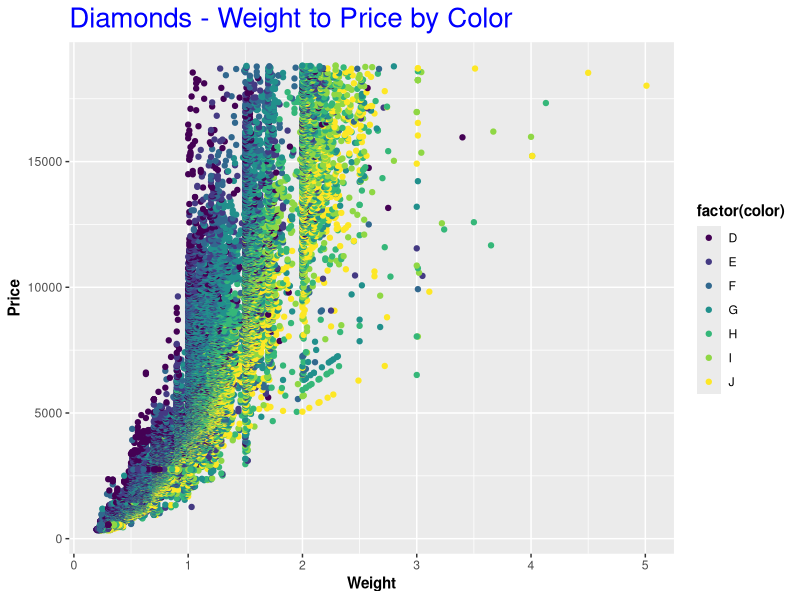
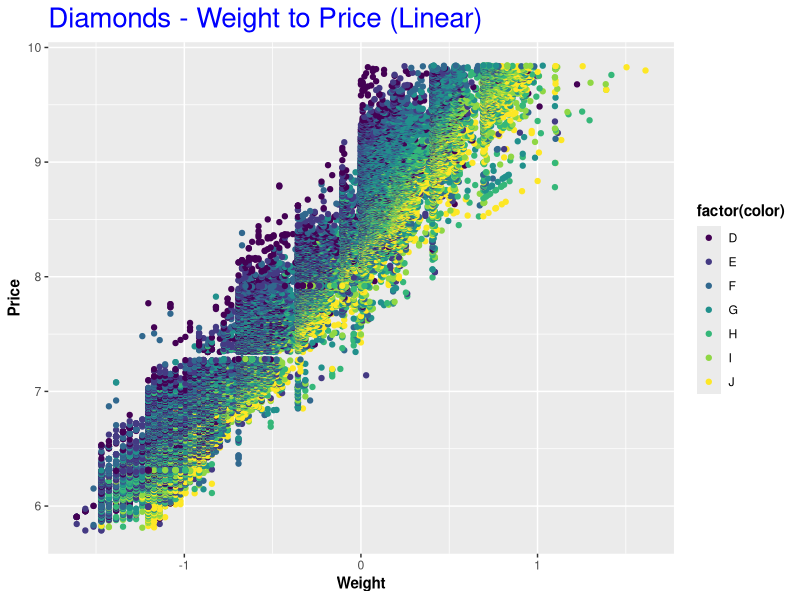
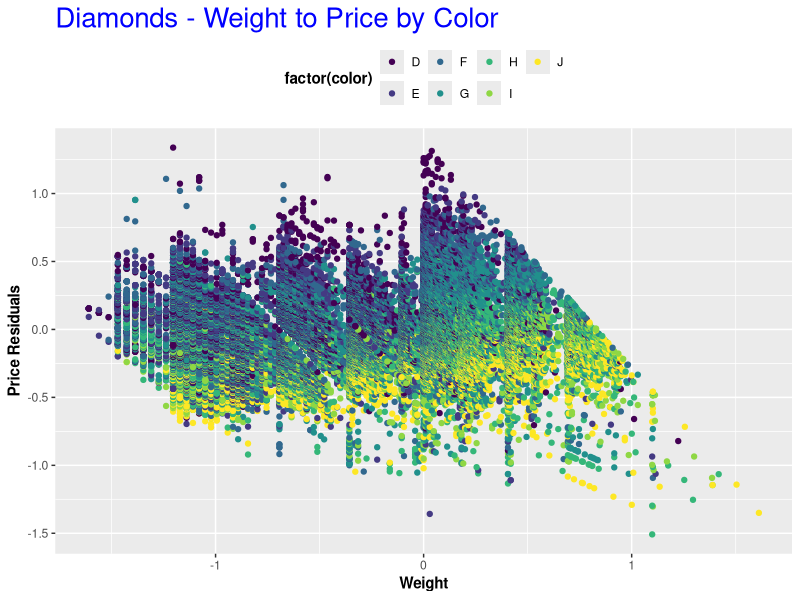
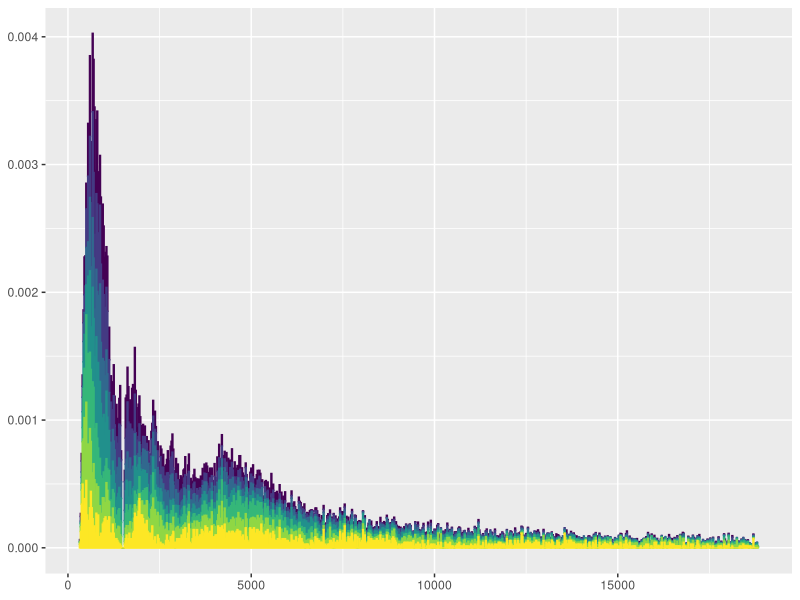
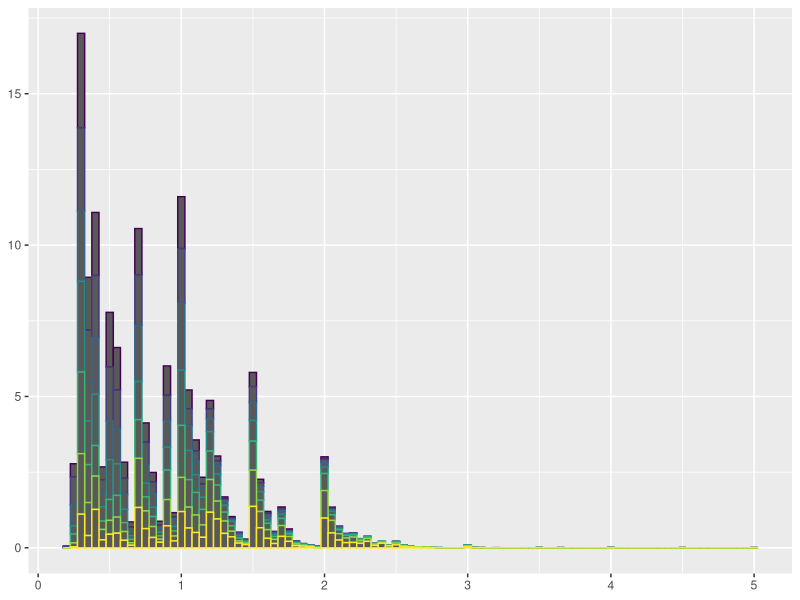
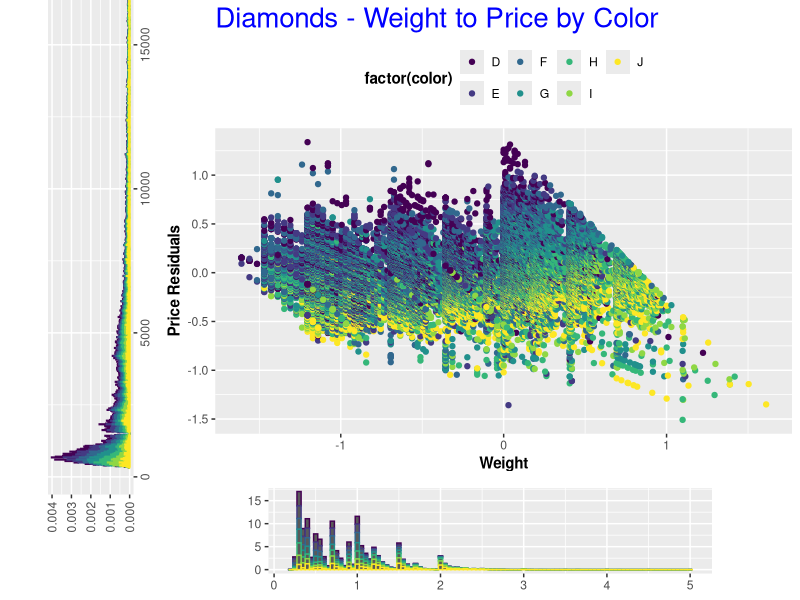
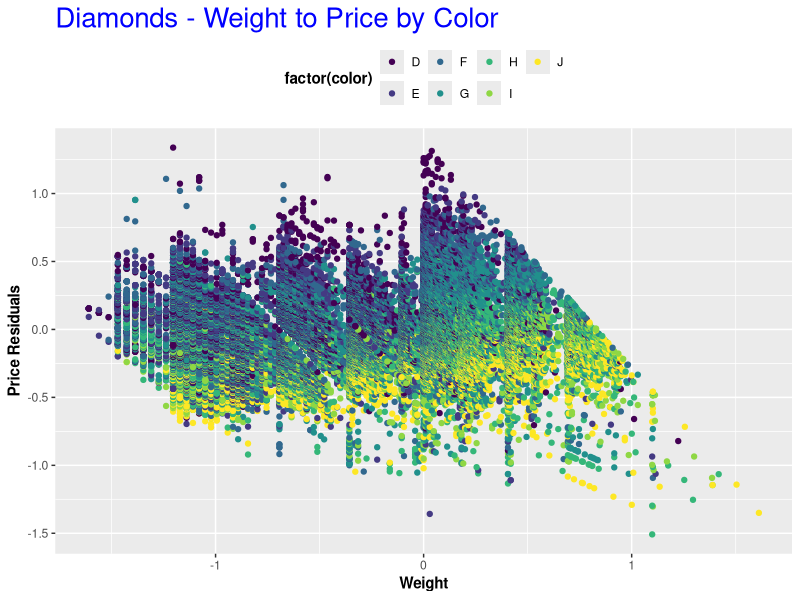
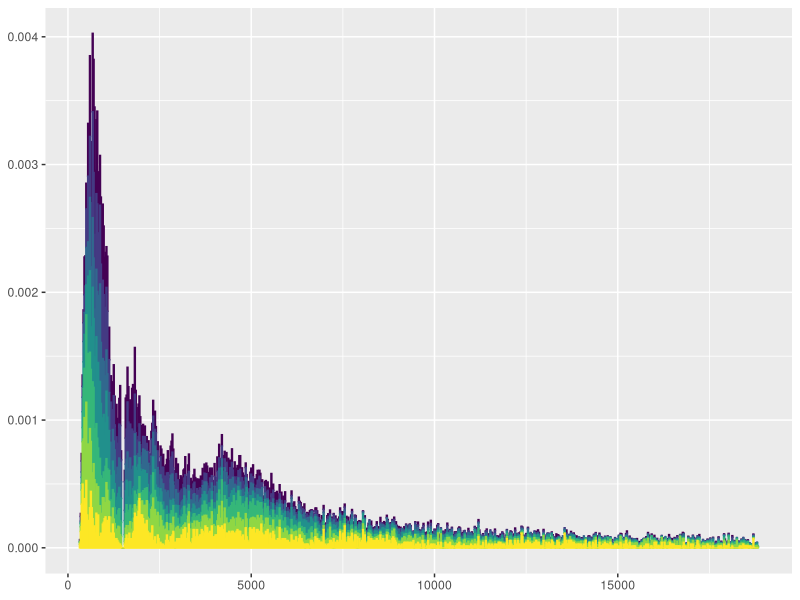

The R script that drew these images, in order:
## ---- chunk 1
require(ggplot2)
require(grid)
## ---- chunk 2
diamond_data1 <- ggplot(diamonds, aes(x=diamonds$carat,y=diamonds$price))
color <- diamonds[[3]]
diamond_data1 <- diamond_data1 + geom_point(aes(color = factor(color)))
diamond_data1 <- diamond_data1 + labs(x="Weight", y="Price",
                                    title = "Diamonds - Weight to Price by Color")
diamond_data1 <- diamond_data1 + theme(plot.title=element_text(color="blue", size=20))
diamond_data1 <- diamond_data1 + theme(axis.title=element_text(face="bold"))
diamond_data1 <- diamond_data1 + theme(legend.title=element_text(face="bold"))
diamond_data1
## ---- chunk 3
diamonds2 <- diamonds
diamonds2$log_carat <- log(diamonds$carat)
diamonds2$log_price <- log(diamonds$price)

diamond_data2 <- ggplot(diamonds2, aes(x=diamonds2$log_carat,y=diamonds2$log_price))
color <- diamonds2[[3]]
diamond_data2 <- diamond_data2 + geom_point(aes(color = factor(color)))
diamond_data2 <- diamond_data2 + labs(x="Weight", y="Price",
                                    title = "Diamonds - Weight to Price (Linear)")
diamond_data2 <- diamond_data2 + theme(plot.title=element_text(color="blue", size=20))
diamond_data2 <- diamond_data2 + theme(axis.title=element_text(face="bold"))
diamond_data2 <- diamond_data2 + theme(legend.title=element_text(face="bold"))
diamond_data2
## ---- chunk 4
diamonds3 <- diamonds
diamonds3$log_carat <- log(diamonds$carat)
diamonds3$log_price <- log(diamonds$price)
diamonds3$price_res <- resid(lm(diamonds3$log_price ~ diamonds3$log_carat))

diamond_data3_1 <- ggplot(diamonds3, aes(x=diamonds3$log_carat,y=diamonds3$price_res))
color <- diamonds3[[3]]
diamond_data3_1 <- diamond_data3_1 + geom_point(aes(color = factor(color)))
diamond_data3_1 <- diamond_data3_1 + labs(x="Weight", y="Price Residuals",
                                    title = "Diamonds - Weight to Price by Color")
diamond_data3_1 <- diamond_data3_1 + theme(plot.title=element_text(color="blue", size=20))
diamond_data3_1 <- diamond_data3_1 + theme(axis.title=element_text(face="bold"), legend.position="top")
diamond_data3_1 <- diamond_data3_1 + theme(legend.title=element_text(face="bold"))
diamond_data3_1

diamond_data3_2 <- ggplot(diamonds3, aes(x=diamonds$price))
diamond_data3_2 <- diamond_data3_2 + aes(y=..density..)
diamond_data3_2 <- diamond_data3_2 + geom_histogram(aes(color = factor(color)),binwidth=25) 
diamond_data3_2 <- diamond_data3_2 + theme(axis.title = element_blank(), legend.position="none")
diamond_data3_2

diamond_data3_3 <- ggplot(diamonds3, aes(x=diamonds$carat))
diamond_data3_3 <- diamond_data3_3 + aes(y=..density..)
diamond_data3_3 <- diamond_data3_3 + geom_histogram(aes(color = factor(color)),binwidth=.05) 
diamond_data3_3 <- diamond_data3_3 + theme(axis.title = element_blank(), legend.position="none")
diamond_data3_3

grid.newpage()
pushViewport(viewport(layout = grid.layout(10, 10)))
vplayout <- function(x, y) viewport(layout.pos.row = x, layout.pos.col = y)
print(diamond_data3_1, vp = vplayout(1:8, 3:10))  # key is to define vplayout
print(diamond_data3_3, vp = vplayout(9:10, 4:9))
vplayout2 <- function(x, y) viewport(layout.pos.row = x, layout.pos.col = y, angle=90)
print(diamond_data3_2, vp = vplayout2(8:9, 3:10))
## ---- chunk 5
diamonds4 <- diamonds
diamonds4$log_carat <- log(diamonds$carat)
diamonds4$log_price <- log(diamonds$price)
diamonds4$price_res <- resid(lm(diamonds4$log_price ~ diamonds4$log_carat))

diamond_data4_1 <- ggplot(diamonds4, aes(x=diamonds4$log_carat,y=diamonds4$price_res))
color <- diamonds4[[3]]
diamond_data4_1 <- diamond_data4_1 + geom_point(aes(color = factor(color)))
diamond_data4_1 <- diamond_data4_1 + labs(x="Weight", y="Price Residuals",
                                    title = "Diamonds - Weight to Price by Color")
diamond_data4_1 <- diamond_data4_1 + theme(plot.title=element_text(color="blue", size=20))
diamond_data4_1 <- diamond_data4_1 + theme(axis.title=element_text(face="bold"), legend.position="top")
diamond_data4_1 <- diamond_data4_1 + theme(legend.title=element_text(face="bold"))
diamond_data4_1

diamond_data4_2 <- ggplot(diamonds4, aes(x=diamonds$price))
diamond_data4_2 <- diamond_data4_2 + aes(y=..density..)
diamond_data4_2 <- diamond_data4_2 + geom_histogram(aes(color = factor(color)),binwidth=25) 
diamond_data4_2 <- diamond_data4_2 + theme(axis.title = element_blank(), legend.position="none")
diamond_data4_2

diamond_data4_3 <- ggplot(diamonds4, aes(x=diamonds$carat))
diamond_data4_3 <- diamond_data4_3 + aes(y=..density..)
diamond_data4_3 <- diamond_data4_3 + geom_histogram(aes(color = factor(color)),binwidth=.05) 
diamond_data4_3 <- diamond_data4_3 + theme(axis.title = element_blank(), legend.position="none")
diamond_data4_3

grid.newpage()
pushViewport(viewport(layout = grid.layout(20, 20)))
vplayout <- function(x, y) viewport(layout.pos.row = x, layout.pos.col = y)
print(diamond_data4_1, vp = vplayout(1:20, 1:20))  # key is to define vplayout
print(diamond_data4_3, vp = vplayout(4:6, 13:20))
print(diamond_data4_2, vp = vplayout(16:19, 2:10))
